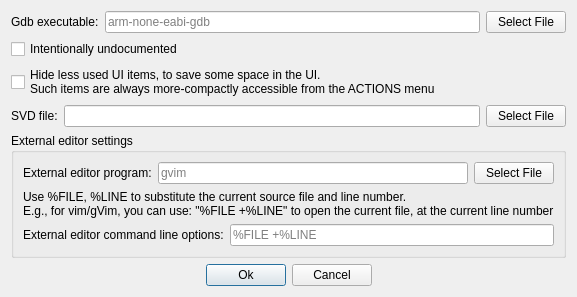
<?xml version="1.0" encoding="UTF-8"?>
<ui version="4.0">
 <class>DialogSettings</class>
 <widget class="QDialog" name="DialogSettings">
  <property name="geometry">
   <rect>
    <x>0</x>
    <y>0</y>
    <width>526</width>
    <height>288</height>
   </rect>
  </property>
  <property name="windowTitle">
   <string>Settings</string>
  </property>
  <layout class="QVBoxLayout" name="verticalLayout">
   <item>
    <layout class="QHBoxLayout" name="horizontalLayout">
     <item>
      <widget class="QLabel" name="label">
       <property name="text">
        <string>Gdb executable:</string>
       </property>
      </widget>
     </item>
     <item>
      <widget class="QLineEdit" name="lineEditGdbExecutable">
       <property name="placeholderText">
        <string>arm-none-eabi-gdb</string>
       </property>
      </widget>
     </item>
     <item>
      <widget class="QPushButton" name="pushButtonSelectGdbExecutableFile">
       <property name="text">
        <string>Select File</string>
       </property>
      </widget>
     </item>
    </layout>
   </item>
   <item>
    <widget class="QCheckBox" name="checkBoxEnableNativeDebugging">
     <property name="text">
      <string>Intentionally undocumented</string>
     </property>
    </widget>
   </item>
   <item>
    <widget class="QCheckBox" name="checkBoxHideLessUsedUiItems">
     <property name="text">
      <string>Hide less used UI items, to save some space in the UI.
Such items are always more-compactly accessible from the ACTIONS menu</string>
     </property>
    </widget>
   </item>
   <item>
    <layout class="QHBoxLayout" name="horizontalLayout_2">
     <item>
      <widget class="QLabel" name="label_2">
       <property name="text">
        <string>SVD file:</string>
       </property>
      </widget>
     </item>
     <item>
      <widget class="QLineEdit" name="lineEditTargetSVDFileName"/>
     </item>
     <item>
      <widget class="QPushButton" name="pushButtonSelectTargetSVDFile">
       <property name="text">
        <string>Select File</string>
       </property>
      </widget>
     </item>
    </layout>
   </item>
   <item>
    <widget class="QGroupBox" name="groupBox">
     <property name="title">
      <string>External editor settings</string>
     </property>
     <layout class="QVBoxLayout" name="verticalLayout_2">
      <item>
       <layout class="QHBoxLayout" name="horizontalLayout_5">
        <item>
         <widget class="QLabel" name="label_5">
          <property name="text">
           <string>External editor program:</string>
          </property>
         </widget>
        </item>
        <item>
         <widget class="QLineEdit" name="lineEditExternalEditorProgram">
          <property name="placeholderText">
           <string>gvim</string>
          </property>
         </widget>
        </item>
        <item>
         <widget class="QPushButton" name="pushButtonSelectExternalEditor">
          <property name="text">
           <string>Select File</string>
          </property>
         </widget>
        </item>
       </layout>
      </item>
      <item>
       <widget class="QLabel" name="label_4">
        <property name="text">
         <string>Use %FILE, %LINE to substitute the current source file and line number.
E.g., for vim/gVim, you can use: &quot;%FILE +%LINE&quot; to open the current file, at the current line number</string>
        </property>
       </widget>
      </item>
      <item>
       <layout class="QHBoxLayout" name="horizontalLayout_4">
        <item>
         <widget class="QLabel" name="label_3">
          <property name="text">
           <string>External editor command line options:</string>
          </property>
         </widget>
        </item>
        <item>
         <widget class="QLineEdit" name="lineEditExternalEditorOptions">
          <property name="placeholderText">
           <string>%FILE +%LINE</string>
          </property>
         </widget>
        </item>
       </layout>
      </item>
     </layout>
    </widget>
   </item>
   <item>
    <layout class="QHBoxLayout" name="horizontalLayout_3">
     <item>
      <spacer name="horizontalSpacer">
       <property name="orientation">
        <enum>Qt::Horizontal</enum>
       </property>
       <property name="sizeHint" stdset="0">
        <size>
         <width>40</width>
         <height>20</height>
        </size>
       </property>
      </spacer>
     </item>
     <item>
      <widget class="QPushButton" name="pushButtonSettingsOk">
       <property name="text">
        <string>Ok</string>
       </property>
       <property name="default">
        <bool>true</bool>
       </property>
      </widget>
     </item>
     <item>
      <widget class="QPushButton" name="pushButtonSettingsCancel">
       <property name="text">
        <string>Cancel</string>
       </property>
      </widget>
     </item>
     <item>
      <spacer name="horizontalSpacer_2">
       <property name="orientation">
        <enum>Qt::Horizontal</enum>
       </property>
       <property name="sizeHint" stdset="0">
        <size>
         <width>40</width>
         <height>20</height>
        </size>
       </property>
      </spacer>
     </item>
    </layout>
   </item>
  </layout>
 </widget>
 <resources/>
 <connections/>
</ui>
